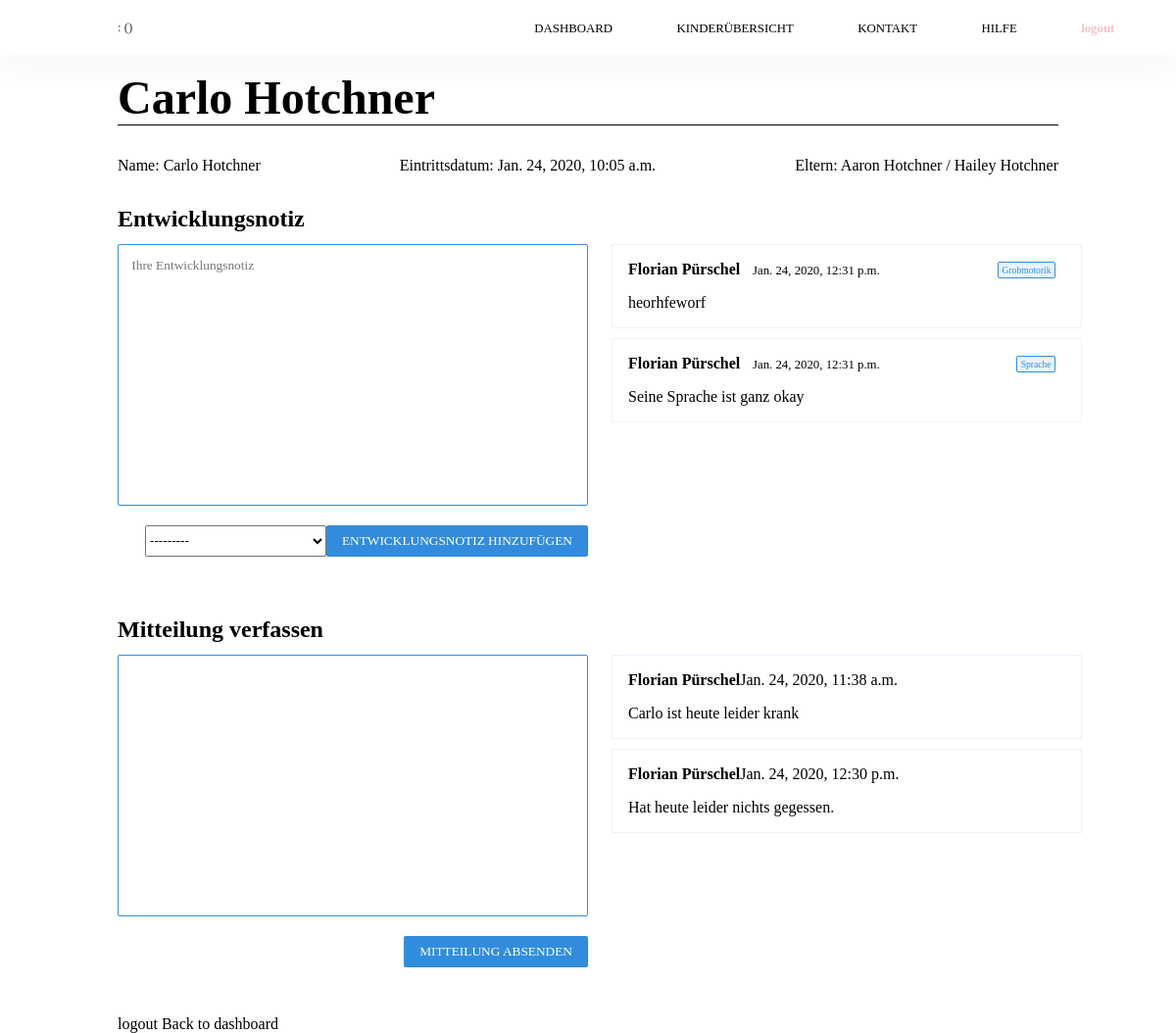
Screenshot of /dashboard/kinderübersicht/showKinder/7/ with the database file from the repository.
### kinderübersicht/models.py (models this page shows, shortened)
class Kind(models.Model):
    vorname = models.CharField(max_length=50)
    nachname = models.CharField(max_length=50)
    zeitpunkt_des_beitritts = models.DateTimeField(auto_now_add=True)
    elternteil_1 = models.CharField(max_length=50)
    elternteil_2 = models.CharField(max_length=50)
    eltern_user = models.ForeignKey(User,
                                    on_delete=models.CASCADE,
                                    related_name='parent_user',
                                    related_query_name='user',
                                    blank=True,
                                    null=True,
                             )
    gruppe = models.ForeignKey(Gruppe, on_delete=models.CASCADE)
    mitgliedsnummer = models.CharField(max_length=10)
    class Meta:
        ordering = ['vorname',]
        verbose_name = 'Kind'
        verbose_name_plural = 'Kinder'
    def get_full_name(self):
        return self.vorname + " " + self.nachname

class Entwicklernotiz(models.Model):
    NOTIZ_TYP = [
        ('SP', 'Sprache'),
        ('SOV', 'Sozialverhalten'),
        ('KO', 'Kognition'),
        ('FM', 'Feinmotorik'),
        ('GM', 'Grobmotorik'),
        ('KuP', 'Körper und Pflegebewusstsein'),
        ('SPV', 'Spielverhalten'),
        ('UB', 'Umgebungsbewusstsein'),
    ]
    text = models.CharField(max_length=500)
    erstellungs_datum = models.DateTimeField(auto_now_add=True)
    author = models.CharField(max_length=50)
    type = models.CharField(max_length=3,
                            choices=NOTIZ_TYP,
                            )
    kind = models.ForeignKey(Kind, on_delete=models.CASCADE)
    class Meta:
        ordering = ['-erstellungs_datum',]
        verbose_name = 'Entwicklernotiz'
        verbose_name_plural = 'Entwicklernotizen'

class Mitteilung(models.Model):
    text = models.CharField(max_length=1000)
    erstellungs_datum = models.DateTimeField(auto_now_add=True)
    author = models.CharField(max_length=50)
    kind = models.ForeignKey(Kind, on_delete=models.CASCADE)
    class Meta:
        ordering = ['erstellungs_datum',]
        verbose_name = 'Mitteilung'
        verbose_name_plural = 'Mitteilungen'

### kinderübersicht/views.py (called while the page is built, shortened)
def showInfoChild(request, **kwargs):
    child_id = kwargs['pk']
    child = Kind.objects.get(id=child_id)
    entwicklungsnotizen = Entwicklernotiz.objects.filter(kind=child)
    mitteilungen = Mitteilung.objects.filter(kind=child)
    context = {'child': child,
               'entwicklungsnotizen': entwicklungsnotizen,
               'mitteilungen': mitteilungen,
               'entwicklungs_form': EntwicklernotizForm,
               'mitteilungs_form': MitteilungForm}
    return render(request, 'kindinformation.html', context)

### kinderübersicht/templates/kindinformation.html (shortened to what this page needs)
{% extends 'kübase.html' %}
{% load static %}
{% block ressources %}
  <link rel="stylesheet" type="text/css" href="{% static '/dashboard/kiinfo.css' %}">
{% endblock %}
{% block content %}
    <main class="mainframe__kiinfo">
      <h2 class="kiinfo__headline">{{child.get_full_name}}</h2>
        <section class="kiinfo__infobox">
            <p>Name: {{ child.get_full_name}}</p>
            <p>Eintrittsdatum: {{ child.zeitpunkt_des_beitritts }}</p>
            <p>Eltern: {{ child.elternteil_1 }} / {{ child.elternteil_2 }}</p>
        </section>
        <h3 class="kiinfo__subline">Entwicklungsnotiz</h3>
        <section class="kiinfo__entwnotes">
            {% if user.userprofile.user_type != 'PA' %}
                <form class="entwnotes__form" method="POST">
                    {{ entwicklungs_form.text}}
                    <div class="form__action">
                      {{ entwicklungs_form.type}}
                      <button class="button" type="submit" name="Entwicklungsnotiz">Entwicklungsnotiz hinzufügen</button>
                    </div>
                 </form>
            {% endif %}
            {% if user.userprofile.user_type == 'PA' %}
              <section class="entwnotes__notes entwnotes__notes--left">
            {% else %}
              <section class="entwnotes__notes">
            {% endif %}
            {% for notiz in entwicklungsnotizen %}
                <article class="notes__note">
                    <div class="note__wrap">
                      <div>
                        <h4>{{ notiz.author }}</h4>
                        <p>{{ notiz.erstellungs_datum }}</p>
                      </div>
                      <p class="note__type">{{ notiz.get_type_display }}</p>
                    </div>
                    <p>{{ notiz.text }}</p>
                </article>
            {% endfor %}
            </section>
        </section>
        <h3 class="kiinfo__subline">Mitteilung verfassen</h3>
        <section class="kiinfo__entwnotes">
            <form class="entwnotes__form" method="POST">
              {{ mitteilungs_form.text}}
              <div class="form__action">
                <button class="button" type="submit" name="Mitteilung">Mitteilung absenden</button>
              </div>
           </form>
           <section class="entwnotes__notes">
           {% for m in mitteilungen %}
               <article class="notes__note">
                   <div class="note__wrap wrap__left">
                       <h4>{{ m.author }}</h4>
                       <p>{{ m.erstellungs_datum }}</p>
                   </div>
                   <p>{{ m.text }}</p>
               </article>
           {% endfor %}
           </section>
        </section>
        <a href="{% url 'logout' %}">logout</a>
        <a href="../">Back to dashboard</a>
    </main>
{% endblock %}

### dashboard/static/dashboard/button.css (style rules this page uses)
.button { padding: 0.5rem 1rem; background-color: #328cde; color: #fff; border-radius: 2px; border: none; text-transform: uppercase; font-family: SFProSemibold; }

### dashboard/static/dashboard/kiinfo.css (style rules this page uses)
.mainframe__kiinfo { margin: 4.5em 10vw 0em 10vw; }
.mainframe__kiinfo textarea { resize: none; outline: none; border: 1px solid #328cde; padding: 1em; border-radius: 2px; }
.kiinfo__headline { color: #000; font-family: SFProHeavy; font-size: 3em; display: block; width: 100%; border-bottom: 1px solid #000; }
.kiinfo__subline { color: #000; font-family: SFProHeavy; font-size: 1.5em; display: block; width: 100%; margin: 0.5em 0em; }
.kiinfo__infobox { width: 100%; display: flex; flex-direction: row; justify-content: space-between; margin: 2em 0em; }
.kiinfo__entwnotes { display: grid; grid-column-gap: 1.5em; grid-template-columns: 50% 50%; grid-template-rows: 20em 3em; }
.entwnotes__form textarea { grid-column: 1; grid-row: 1; width: 100%; min-height: 20em; }
.form__action { grid-row: 2; grid-column: 1; width: 100%; display: flex; justify-content: flex-end; margin-top: 1em; }
.entwnotes__notes { grid-column: 2; grid-row: 1 span 2; overflow-y: scroll; }
.notes__note { padding: 1em; width: 100%; border: 1px solid rgba(50,140,222,0.1); }
.notes__note:not(:last-child) { margin-bottom: 0.6em; }
.note__wrap { display: flex; flex-direction: row; justify-content: space-between; align-items: flex-end; margin-bottom: 1em; }
.note__wrap >div { display: flex; flex-direction: row; align-items: flex-end; }
.note__wrap >div *:last-child { margin-left: 1em; font-size: 0.8em; #404040 }
.note__type { padding: 0.2em 0.4em; color: #328cde; background-color: rgba(50,140,222,0.1); border: 1px solid #328cde; border-radius: 2px; margin: 0em 1em; font-size: 0.6em; }
.wrap__left { justify-content: flex-start; }

### rows the page displays
Kind: get_full_name "Carlo Hotchner", zeitpunkt_des_beitritts "Jan. 24, 2020, 10:05 a.m.", elternteil_1 "Aaron Hotchner", elternteil_2 "Hailey Hotchner"
Entwicklernotiz: author "Florian Pürschel", erstellungs_datum "Jan. 24, 2020, 12:31 p.m.", type "Grobmotorik", text "heorhfeworf"
Entwicklernotiz: author "Florian Pürschel", erstellungs_datum "Jan. 24, 2020, 12:31 p.m.", type "Sprache", text "Seine Sprache ist ganz okay"
Mitteilung: author "Florian Pürschel", erstellungs_datum "Jan. 24, 2020, 11:38 a.m.", text "Carlo ist heute leider krank"
Mitteilung: author "Florian Pürschel", erstellungs_datum "Jan. 24, 2020, 12:30 p.m.", text "Hat heute leider nichts gegessen."
